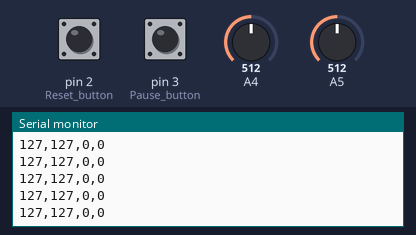
Simulated run of this sketch. Board: Arduino Uno, built with avr-gcc and run on an emulated ATmega328P. Shown: the last lines printed to the serial monitor. The inputs (shaded band) are chosen by the test bench; at power-on: A5 = 512, pin 2 (Reset_button) LOW, pin 3 (Pause_button) LOW, A4 = 512.

Above: at 4.2 s.
4.3 s: A5 set to 44
At 5.3 s:
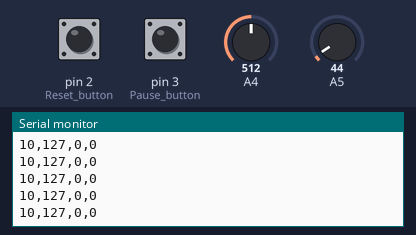
5.8 s: A5 set to 38
At 6.5 s:
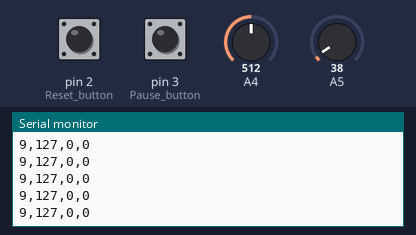
Timing chart, 0 to 8.8 s (numbered marks = the images above; inputs shaded):
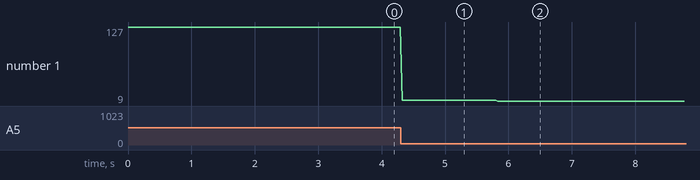

Measured:
- after the input at 4.3 s, the serial monitor: prints a new line at once (image 1)
- after the input at 5.8 s, the serial monitor: prints a new line at once (image 2)
- plotted number 1: 127 → 10 after the input at 4.3 s, 10 → 9 after the input at 5.8 s

The sketch:

gamepad.ino
```cpp
/* Program uses two potentiometers (A4, A5) and two push-buttons
* (2, 3) to function as a controller for Conway's Game of Life
* running on a Processing sketch on a connected computer.
* The push-buttons pause and reset the game, and the
* potentiometers are used to move around while paused similar
* to an Etch A Sketch.
*/

int data[4];
String transmission;

void setup() {
  Serial.begin(9600);
  pinMode(2, INPUT); // Reset button
  pinMode(3, INPUT); // Pause button
}

void loop() {
  data[0] = map(analogRead(A5), 0, 1023, 0, 255); // xPos
  delay(1); // ADC can only read values so quickly
  data[1] = map(analogRead(A4), 0, 1023, 0, 255); // yPos
  data[2] = map(digitalRead(3), 0, 1,    0, 255); // Pause
  data[3] = map(digitalRead(2), 0, 1,    0, 255); // Reset

  transmission = String(data[0])
                 + "," + String(data[1])
                 + "," + String(data[2])
                 + "," + String(data[3]);

  Serial.println(transmission);
  delay(30);  // Needed since Processing draw() only
              // loops 60 times a second
}
```
